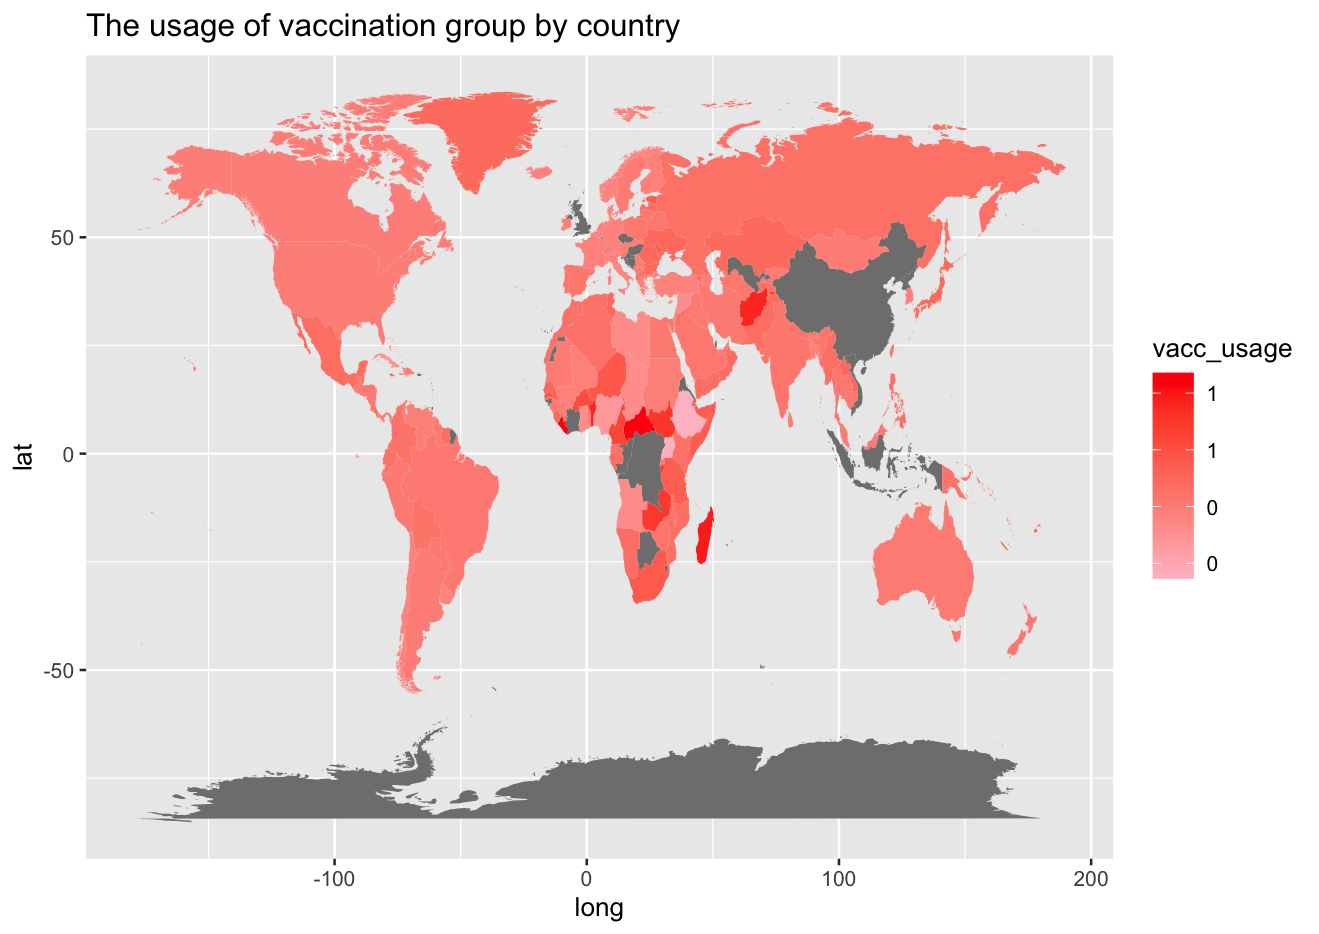

The script that drew this image:
data <- read.csv("https://raw.githubusercontent.com/info-201b-wi22/exploratory-analysis-IrisDin/main/country_vaccinations.csv?token=GHSAT0AAAAAABQTGH73PLWKIPDBHWSFJVLEYRRTWGQ")
data_manu <- read.csv("https://raw.githubusercontent.com/info-201b-wi22/exploratory-analysis-IrisDin/main/country_vaccinations_by_manufacturer.csv?token=GHSAT0AAAAAABQTGH72JFRVQ36XIR3XIBG2YRRTXUA")


library(dplyr)
library(maps)
library(tidyverse)
library(ggplot2)

data.test <- data %>% group_by(country) %>% filter(date == max(as.Date(date))) %>% select(total_vaccinations, people_fully_vaccinated)
data.test <- data.test %>% mutate(vacc_usage = people_fully_vaccinated/total_vaccinations)
data.test$country[213] <- "USA"

world_shape <- map_data("world")
world_shape <- left_join(world_shape, data.test, by=c("region"= "country"))

ggplot(world_shape)+
  geom_polygon(mapping = aes(x = long, y = lat, group = group, fill = vacc_usage)) +
  scale_fill_continuous(low = 'pink', high ='red', labels = scales::label_number_si()) +
  labs(title = "The usage of vaccination group by country")
